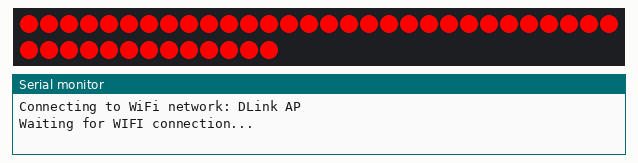
Simulated run of this sketch. Board: ESP32. Parts: 43 RGB LEDs in strip order, left to right, continuing on the next row, the last lines printed to the serial monitor. WiFi joins after 1.5 s; servers stay silent unless stated.

Above: at 0.01 s.
At 71.0 s:
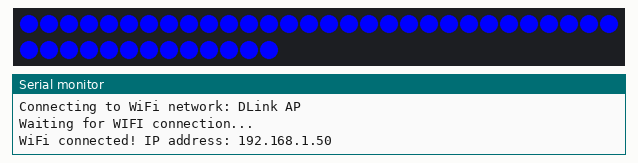

The sketch:

sketch_globe.ino
```cpp
#include <Adafruit_DotStar.h>
#include <WiFi.h>
#include <WiFiUdp.h>

// constants
#define RPS 24 // rotations per second
#define RPM (RPS * 60) // 1440 rotations per minute
#define LEDS_PER_ARM 43
#define NUMBER_OF_ARMS 1
#define Y_RES (LEDS_PER_ARM * NUMBER_OF_ARMS) // 43 vertical resolution
#define X_RES (Y_RES * 2) // 86 horizontal resolution
#define RES (X_RES * Y_RES)
#define ARM_AREA_SIZE (X_RES / NUMBER_OF_ARMS) // 86
#define REFRESHES_PER_SECOND (RPS * X_RES) // 2064
#define TIMER_INTERVAL (10000000 / REFRESHES_PER_SECOND) // 4844 * 1/10 microseconds
#define MAX_PACKET_SIZE 512
#define MESSAGE_BUFFER_SIZE (RES * 4)

// macros
#define INIT_GLOBE_ARM(dataPin, clockPin) { dataPin, clockPin, Adafruit_DotStar(Y_RES, dataPin, clockPin, DOTSTAR_BGR) }

typedef struct {
  int dataPin;
  int clockPin;
  Adafruit_DotStar strip;
} GlobeArm_t;

static GlobeArm_t arms[NUMBER_OF_ARMS] = {
  INIT_GLOBE_ARM(23, 18)
};

// blue (0-7), green (8-15), red (16-23)
static uint32_t ledBuffer[X_RES][Y_RES];
static int colCursor = 0;

static SemaphoreHandle_t timerSemaphore;

// wifi network name and password
static const char * networkName = "DLink AP";
static const char * networkPwd = "Something";

// ip address to send UDP data to
static const char * udpAddress = "192.168.0.103";
static const int udpPort = 1234;
static boolean connected = false;

static WiFiUDP udp;

static char messageBuffer[MESSAGE_BUFFER_SIZE]; // buffer to hold incoming message
static int messageBufferCursor = 0;

static char packetBuffer[MAX_PACKET_SIZE]; //buffer to hold incoming packet

inline int min(int a, int b) {
  return ((a) < (b) ? (a) : (b));
}

void initTestBuffer() {
  int area = X_RES / 3;
  for (int rowCursor = 0; rowCursor < Y_RES; ++rowCursor) {
    for (int colCursor = 0; colCursor < X_RES; ++colCursor) {
      if (colCursor < area) {
        ledBuffer[colCursor][rowCursor] = 0xFF0000;
      } else if (colCursor < area * 2) {
        ledBuffer[colCursor][rowCursor] = 0x00FF00;
      } else {
        ledBuffer[colCursor][rowCursor] = 0x0000FF;
      }
    }
  }
}

void refreshLeds() {
  for (int armCursor = 0; armCursor < NUMBER_OF_ARMS; ++armCursor) {
    for (int rowCursor = 0; rowCursor < LEDS_PER_ARM; ++rowCursor) {
      arms[armCursor].strip.setPixelColor(rowCursor, ledBuffer[colCursor + (armCursor * ARM_AREA_SIZE)][(rowCursor + armCursor) * NUMBER_OF_ARMS]);
    }
  }

  for (int armCursor = 0; armCursor < NUMBER_OF_ARMS; ++armCursor) {
    arms[armCursor].strip.show();
  }

  colCursor = ++colCursor % ARM_AREA_SIZE;
}

void IRAM_ATTR onTimer() {
  xSemaphoreGiveFromISR(timerSemaphore, NULL);
}

void initGlobeArms() {
  for (int armCursor = 0; armCursor < NUMBER_OF_ARMS; ++armCursor) {
    arms[armCursor].strip.begin(); // initialize pins for output
    arms[armCursor].strip.show(); // turn all LEDs off
  }
}

void initTimer() {
  // create semaphore to inform us when the timer has been triggered
  timerSemaphore = xSemaphoreCreateBinary();

  // use 1st timer of 4 (counted from zero)
  // set 80 divider for prescaler (see ESP32 Technical Reference Manual for more info)
  // 80 MHz basic clock divided by 8 -> 10 MHz timer clock (100 ns per tick)
  hw_timer_t* timer = timerBegin(0, 8, true);

  // attach onTimer function to timer
  timerAttachInterrupt(timer, &onTimer, true);

  // set alarm to call onTimer function after TIMER_INTERVAL elapsed
  timerAlarmWrite(timer, TIMER_INTERVAL, true);

  // start alarm
  timerAlarmEnable(timer);
}

void initWifi(const char * ssid, const char * pwd) {
  Serial.println("Connecting to WiFi network: " + String(ssid));

  // delete old config
  WiFi.disconnect(true);

  //register event handler
  WiFi.onEvent(wifiEventHandler);

  //Initiate connection
  WiFi.begin(ssid, pwd);

  Serial.println("Waiting for WIFI connection...");
}

void wifiEventHandler(WiFiEvent_t event) {
  switch (event) {
    case SYSTEM_EVENT_STA_GOT_IP:
      // when connected set
      Serial.print("WiFi connected! IP address: ");
      Serial.println(WiFi.localIP());
      // initializes the UDP state
      // this initializes the transfer buffer
      udp.begin(WiFi.localIP(), udpPort);
      connected = true;
      break;
    case SYSTEM_EVENT_STA_DISCONNECTED:
      Serial.println("WiFi lost connection");
      connected = false;
      break;
  }
}

void setup() {
  Serial.begin(115200);

  // initialize buffer with test image
  initTestBuffer();

  initGlobeArms();
  initTimer();
  initWifi(networkName, networkPwd);
}

void loop() {
  if (xSemaphoreTake(timerSemaphore, 0) == pdTRUE) {
    refreshLeds();
  }

  if (connected) {
    int packetSize = 0;
    if (packetSize = udp.parsePacket()) {
      int len = udp.read(packetBuffer, min(MAX_PACKET_SIZE, packetSize));
      if (len > 0) {
        //        Serial.println("Receiving Packet...");
        //        Serial.println(len);
        char* packetBufferStart = packetBuffer;
        if ((len > 4) && packetBuffer[4] == '[') {
          // new message
          int messageSize = *((int*) packetBuffer);
          packetBufferStart += 5;
          len -= 5;
          //          Serial.println("New Message:");
          //          Serial.println(messageSize);
          memcpy(messageBuffer, packetBufferStart, len);
          messageBufferCursor = len;
        } else if (messageBufferCursor > 0) {
          len = min(len, MESSAGE_BUFFER_SIZE - messageBufferCursor);
          memcpy(messageBuffer + messageBufferCursor, packetBufferStart, len);
          messageBufferCursor += len;
          //        Serial.println("Message Cursor:");
          Serial.println(messageBufferCursor);
          Serial.println("Length:");
          Serial.println(len);
          Serial.println(*(packetBufferStart + len) );
          if (*(packetBufferStart + len) == ']') {
            // found message end mark
            //memcpy(ledBuffer, messageBuffer, messageBufferCursor);
            Serial.println("End of Message:");
            Serial.println(messageBufferCursor);
            messageBufferCursor = 0;
          }
        }
      }
    }
  }
}
```
